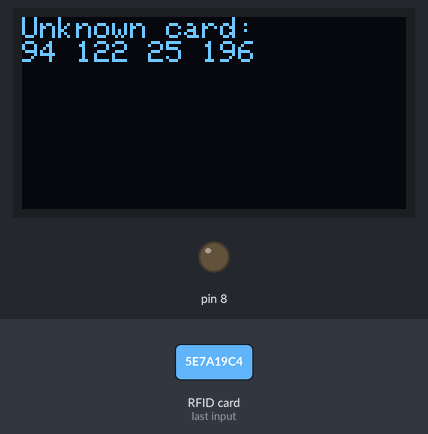
Simulated run of this sketch. Board: Arduino Uno, built with avr-gcc and run on an emulated ATmega328P. Parts: 128×64 one-colour display, output pins drawn as LEDs (lit = HIGH). Inputs (shaded band) come from the test bench. Pins used as bus, display or sensor lines are not drawn.

1.3 s: RFID card 5E 7A 19 C4 held to the reader
Above: at 2.1 s.
Timing chart, 0 to 4.3 s (numbered marks = the images above; inputs shaded):
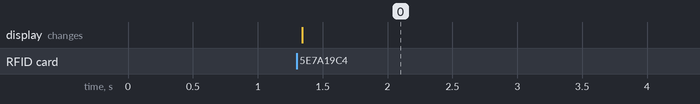

The sketch:

RFID_lock_with_display.ino
```cpp
#include <SPI.h>
#include <Wire.h>
#include <Adafruit_GFX.h>
#include <Adafruit_SSD1306.h>
#include <SPI.h>
#include <MFRC522.h>

#define RST_PIN         9          // Configurable, see typical pin layout above
#define SS_PIN          10         // Configurable, see typical pin layout above
#define OLED_RESET 4
Adafruit_SSD1306 display(OLED_RESET);
//SCL-A5
//SDA-A4
MFRC522 rfid(SS_PIN, RST_PIN); // Instance of the class
MFRC522::MIFARE_Key key;
byte hamish[4] ={54, 173, 127, 172 };

void setup()   {
  Serial.begin(9600);
   pinMode(8,OUTPUT);
  SPI.begin(); // Init SPI bus
  rfid.PCD_Init(); // Init MFRC522
   pinMode(8,OUTPUT);

  for (byte i = 0; i < 6; i++) {
    key.keyByte[i] = 0xFF;
  }

  display.begin(SSD1306_SWITCHCAPVCC, 0x3C);

  display.clearDisplay();

  display.setTextSize(1);
  display.setTextColor(WHITE);
  display.setCursor(0,0);

}

int on=-1;
void loop() {

  // Look for new cards
  if ( ! rfid.PICC_IsNewCardPresent())
    return;

  // Verify if the NUID has been read
  if ( ! rfid.PICC_ReadCardSerial())
    return;

  if (rfid.uid.uidByte[0] == hamish[0] || rfid.uid.uidByte[1] == hamish[1] || rfid.uid.uidByte[2] == hamish[2] || rfid.uid.uidByte[3] == hamish[3] ) {
       display.setCursor(0,0);
    display.println("Hello Hamish!");
    on *= -1;
  delay(500);
  digitalWrite(8,((on+1)/2));
  display.print("Relay ");
  if(on==1){
    display.println("ON");
  }
  else{
     display.println("OFF");
  }
  display.display();
  delay(3000);
  display.clearDisplay();
  display.display();
    }
  else{
    display.setCursor(0,0);
     display.println("Unknown card: ");
    for (byte i = 0; i < 4; i++) {
      display.print(rfid.uid.uidByte[i]);
      display.print(" ");
  }
  display.display();
  delay(1000);
   display.clearDisplay();
  }

  // Halt PICC
  rfid.PICC_HaltA();

  // Stop encryption on PCD
  rfid.PCD_StopCrypto1();


}
```

Measured:
- after the input at 1.3 s, the display: changes at once (image 0)
